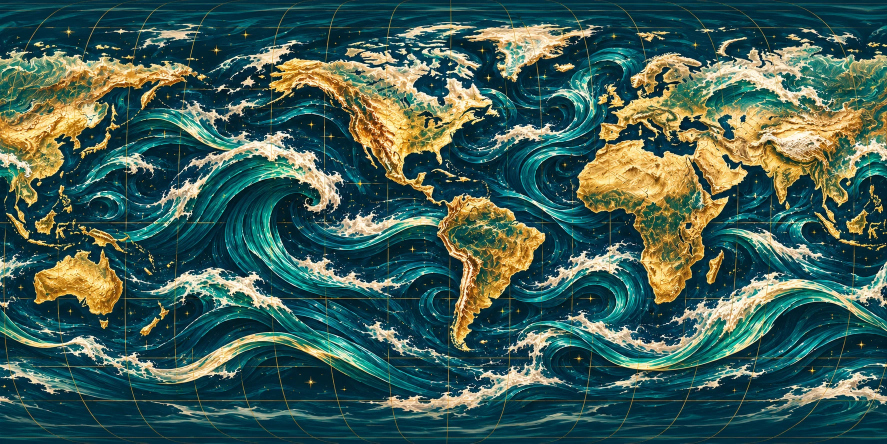
#> input picture assets/models/ola-hq-ocean-continuation-v2.webp, 1774 x 887 px (shown at 1/2 size)
$ python build-hq-globe-patched.py
#> lines starting #> are read from the running program, lines starting #| are printed output that depends on the picture
"""Build the closed v5 ocean with exact-source extruded marquee and wave relief.
Requires Python 3, Pillow, NumPy, SciPy, Shapely and mapbox-earcut.
Original artwork stays untouched. Trace masks are native geometry construction.
The generated text-free front body is blended into the existing rear map.
"""
import io, json, math, pathlib, struct, hashlib
import numpy as np
from PIL import Image
ROOT=pathlib.Path(__file__).resolve().parents[1]
FRONT=ROOT/'assets/entrances/ola-hq-floating-hero-20261007.webp'
BACK=ROOT/'assets/models/ola-hq-ocean-continuation-v2.webp'
OUT=ROOT/'assets/models/ola-hq-sculpted-globe-v5.glb'
W,H=2048,1024

def sample(image,u,v):
    a=np.asarray(image.convert('RGBA'),dtype=np.float32)/255
    x=np.clip(u,0,1)*(a.shape[1]-1);y=np.clip(v,0,1)*(a.shape[0]-1)
#> after `x = np.clip(u, 0, 1) * (a.shape[1] - 1)`:
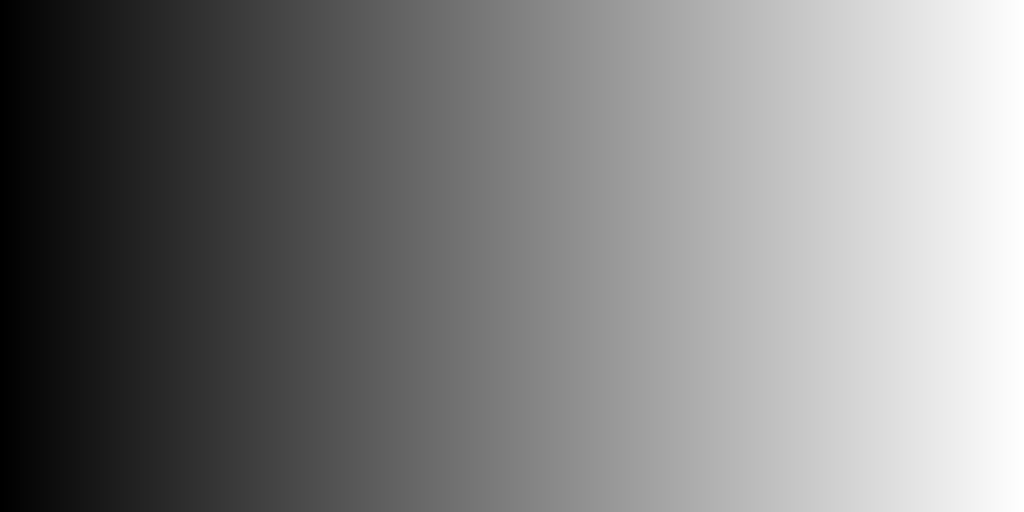
#> x: shape (1024, 2048) float64 (shown at 1/2 size); min 0, max 1773, mean 886.5; drawn with min black and max white
#> after `y = np.clip(v, 0, 1) * (a.shape[0] - 1)`:
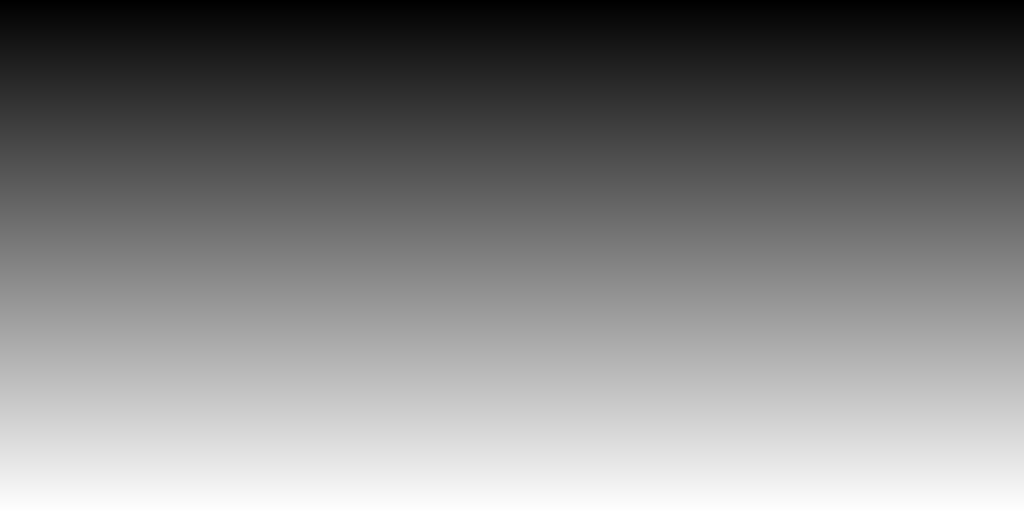
#> y: shape (1024, 2048) float64 (shown at 1/2 size); min 0, max 886, mean 443; drawn with min black and max white
    x0=x.astype(int);y0=y.astype(int);x1=np.minimum(x0+1,a.shape[1]-1);y1=np.minimum(y0+1,a.shape[0]-1)
#> after `y0 = y.astype(int)`:
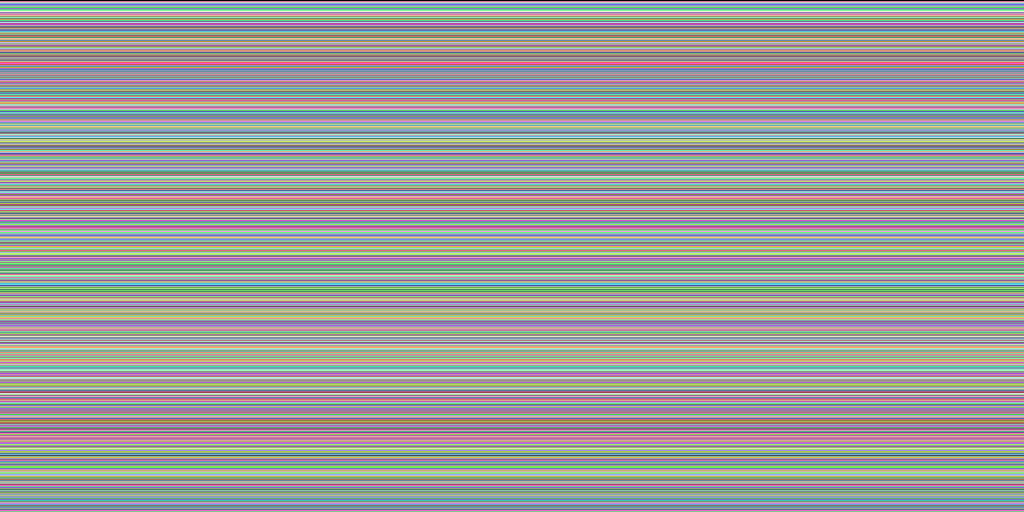
#> y0: shape (1024, 2048) int64 (shown at 1/2 size); 887 distinct labels, from 0 to 886; one colour per label, 0 black
#> after `y1 = np.minimum(y0 + 1, a.shape[0] - 1)`: y1: shape (1024, 2048) int64; 886 distinct labels, from 1 to 886
    tx=(x-x0)[...,None];ty=(y-y0)[...,None]
#> after `tx = (x - x0)[..., None]`:
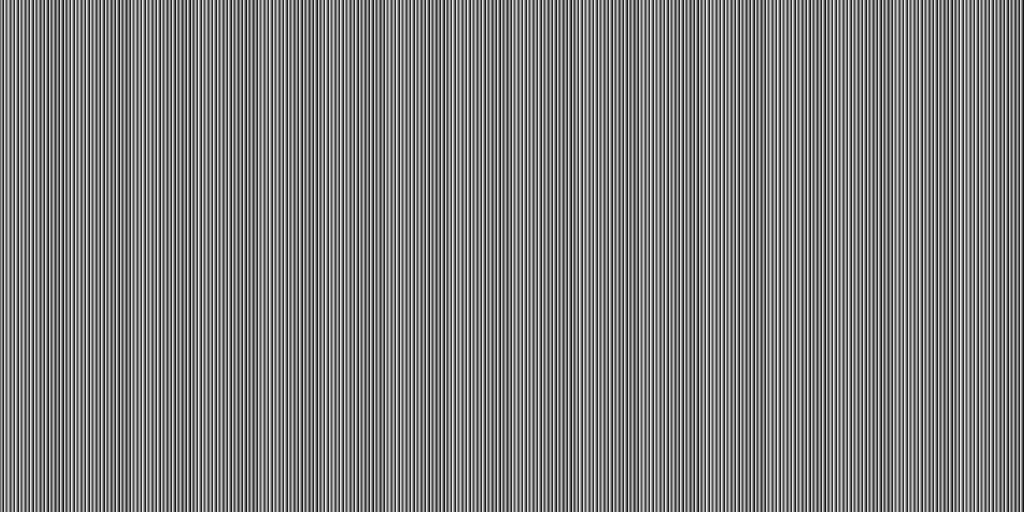
#> tx: shape (1024, 2048, 1) float64 (shown at 1/2 size); min 0, max 1, mean 0.5
#> after `ty = (y - y0)[..., None]`:
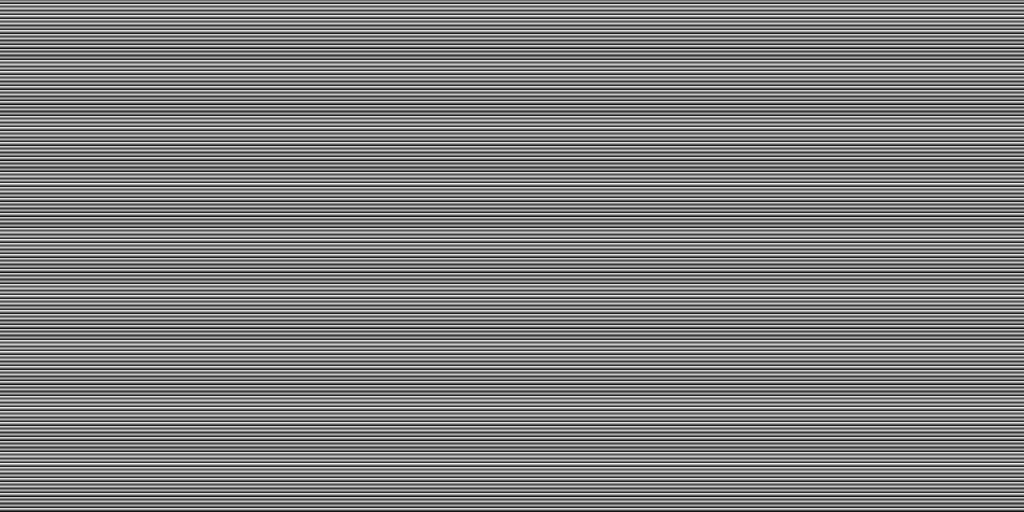
#> ty: shape (1024, 2048, 1) float64 (shown at 1/2 size); min 0, max 0.999, mean 0.499
    return (a[y0,x0]*(1-tx)+a[y0,x1]*tx)*(1-ty)+(a[y1,x0]*(1-tx)+a[y1,x1]*tx)*ty
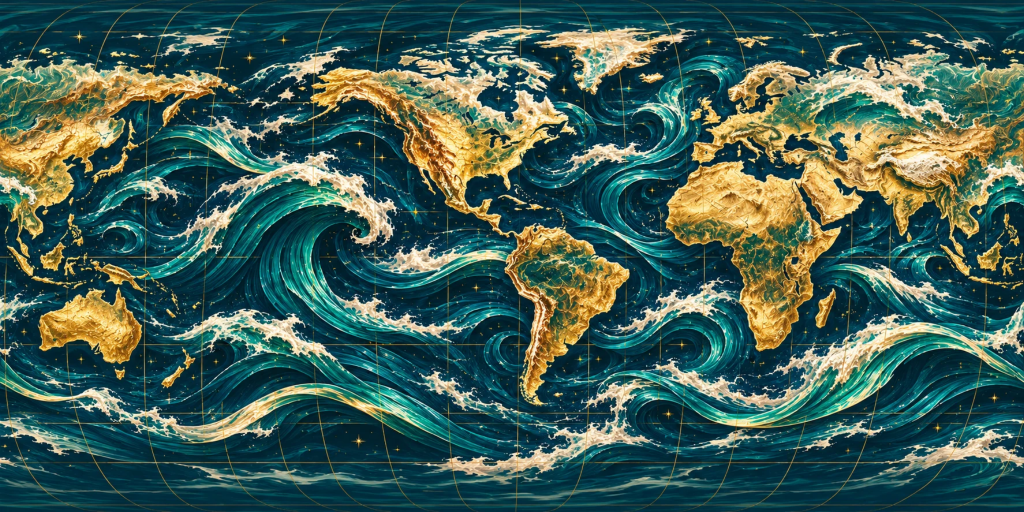
#> returned value: shape (1024, 2048, 4) float64 (shown at 1/2 size); mean of channels 0, 1, 2, 3 0.252, 0.373, 0.337, 1; drawn as R, G, B

# Bake a material for one sphere. The crossfade is entirely behind the original
# front rim; smoothstep has zero slope at both ends. Longitude wraps exactly.
u,v=np.meshgrid(np.linspace(0,1,W),np.linspace(0,1,H))
theta=u*2*np.pi;phi=v*np.pi
nx=np.sin(phi)*np.sin(theta);ny=np.cos(phi);nz=np.sin(phi)*np.cos(theta)
# The closed body uses the existing text-free ocean map. Branding is geometry,
# never baked onto this surface. Original-art UVs belong only to raised pieces.
rear=sample(Image.open(BACK),u,v)
# Fit to the actual opaque globe, not the PNG/WebP canvas dimensions. Never
# sample its transparent/colored matte at the horizon or mirror it onto the back.
#> (the run stopped early here; a loop or call above may not have finished)
